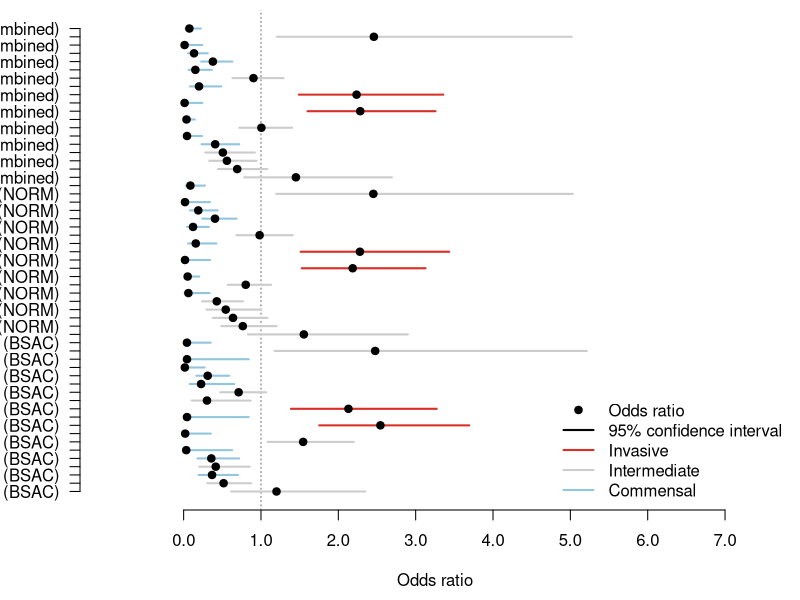

Write R code to recreate this figure.

odds.ratios <- read.table("NORM_OR_E_coli_carriage_disease.csv", sep = ',', header = TRUE)

in.plot <- odds.ratios$Labe != ""

plotting.data <- odds.ratios[in.plot, ]

labels.order <- order(as.numeric(gsub("[*]", "", gsub("ST", "", plotting.data$Label))), decreasing = TRUE)

plotting.data <- plotting.data[labels.order, ]

pdf(file = "invasiveness_vs_carriage.pdf", width = 5, height = 5)
par(mar = c(4.5, 4, 0.5, 0.5))
plot(0, 0, pch = '', xlim = c(-1.0, 7.5), ylim = c(1, nrow(plotting.data)), xaxt = 'n', yaxt = 'n', xlab = 'Odds ratio', ylab = '', bty = 'n')
axis(side = 1, at = seq(0.0, 7.0, by = 1.0), labels = c("0.0", "1.0", "2.0", "3.0", "4.0", "5.0", "6.0", "7.0"))
axis(side = 2, at = 1:nrow(plotting.data), labels = plotting.data$Label, las = 2)
abline(v = 1.0, lty = "dotted", col = "gray40")
for (i in 1:nrow(plotting.data)) {
    x.coords <- c(plotting.data$lower[i], plotting.data$upper[i])
    y.coords <- c(i, i)
    linecol <- "gray80"
    if (plotting.data$p.adj.BH[i] < 0.05) {
        linecol <- ifelse(plotting.data$lower[i] > 1.0, "#d73027", "#92c5de")
    }
    lines(x = x.coords, y = y.coords, col = linecol, lwd = 2)
}
lines(x = plotting.data$OR, y = 1:nrow(plotting.data), type = 'p', pch = 19)
legend("bottomright", legend = c("Odds ratio", "95% confidence interval", "Invasive", "Intermediate", "Commensal"), col = c("black", "black", "#d73027", "gray80", "#92c5de"), bty = 'n', lty = c(NA, 1, 1, 1, 1), lwd = c(NA, 2, 2, 2, 2), pch = c(19, NA, NA, NA, NA))
dev.off()
